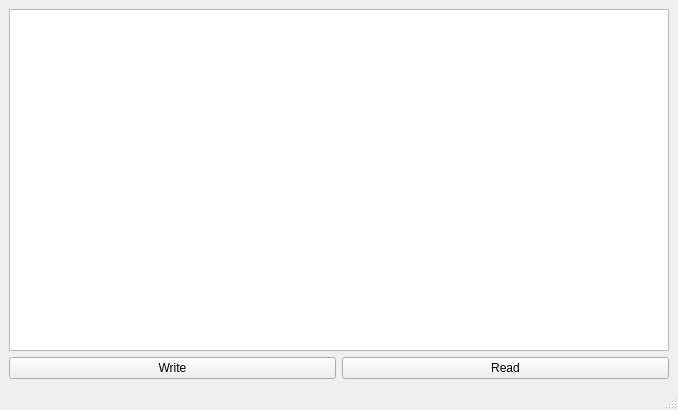
<?xml version="1.0" encoding="UTF-8"?>
<ui version="4.0">
 <class>MainWindow</class>
 <widget class="QMainWindow" name="MainWindow">
  <property name="geometry">
   <rect>
    <x>0</x>
    <y>0</y>
    <width>678</width>
    <height>410</height>
   </rect>
  </property>
  <property name="windowTitle">
   <string>MainWindow</string>
  </property>
  <widget class="QWidget" name="centralwidget">
   <layout class="QVBoxLayout" name="verticalLayout_2">
    <item>
     <layout class="QVBoxLayout" name="verticalLayout">
      <item>
       <widget class="QPlainTextEdit" name="plainTextEdit"/>
      </item>
      <item>
       <layout class="QHBoxLayout" name="horizontalLayout">
        <item>
         <widget class="QPushButton" name="pushButton">
          <property name="text">
           <string>Write</string>
          </property>
         </widget>
        </item>
        <item>
         <widget class="QPushButton" name="pushButton_2">
          <property name="text">
           <string>Read</string>
          </property>
         </widget>
        </item>
       </layout>
      </item>
     </layout>
    </item>
   </layout>
  </widget>
  <widget class="QMenuBar" name="menubar">
   <property name="geometry">
    <rect>
     <x>0</x>
     <y>0</y>
     <width>678</width>
     <height>20</height>
    </rect>
   </property>
  </widget>
  <widget class="QStatusBar" name="statusbar"/>
 </widget>
 <resources/>
 <connections/>
</ui>
